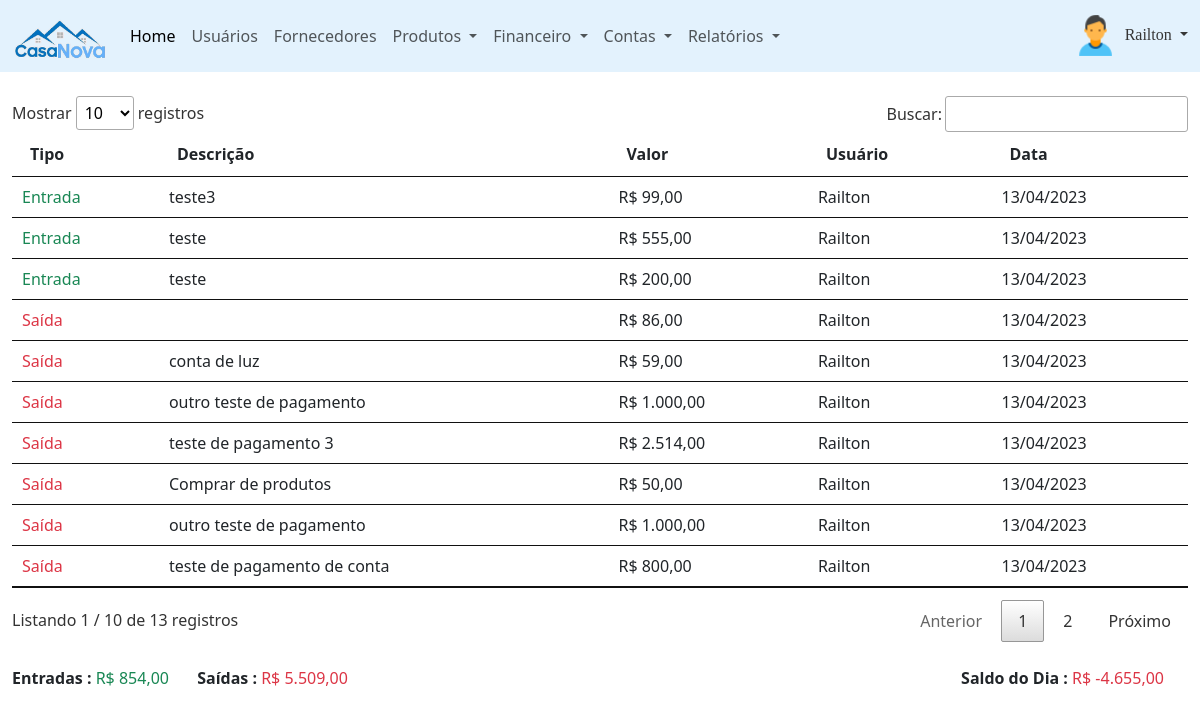
The page /painel-adm/index.php?pagina=movimentacoes (signed in) on the database its author committed.
### tables this page shows
CREATE TABLE `usuarios` (
  `id` int(11) NOT NULL,
  `nome` varchar(50) NOT NULL,
  `cpf` varchar(18) NOT NULL,
  `email` varchar(50) NOT NULL,
  `senha` varchar(20) NOT NULL,
  `nivel` varchar(13) NOT NULL
);

CREATE TABLE `movimentacoes` (
  `id` int(11) NOT NULL,
  `tipo` varchar(15) NOT NULL,
  `descricao` varchar(50) NOT NULL,
  `valor` decimal(8,2) NOT NULL,
  `usuario` int(11) NOT NULL,
  `data` date NOT NULL,
  `id_mov` int(11) NOT NULL
);

### painel-adm/movimentacoes.php (the view, shortened to what this page needs)
<?php
require_once('../conexao.php');
?>
<div class="mt-4">
	<?php
	$query = $pdo->query("SELECT * from movimentacoes order by id desc");
	$res = $query->fetchAll(PDO::FETCH_ASSOC);
	$total_reg = @count($res);
	if($total_reg > 0){
		?>
			<table id="example" class="table table-hover my-2">
				<thead>
					<tr>
						<th>Tipo</th>
						<th>Descrição</th>
						<th>Valor</th>
						<th>Usuário</th>
						<th>Data</th>
					</tr>
				</thead>
				<tbody>
					<?php
					for($i=0; $i < $total_reg; $i++){
						$id_usu = $res[$i]['usuario'];
						$query_f = $pdo->query("SELECT * from usuarios where id = '$id_usu'");
						$res_f = $query_f->fetchAll(PDO::FETCH_ASSOC);
						$total_reg_f = @count($res_f);
						if($total_reg_f > 0){
							$nome_usuario = $res_f[0]['nome'];
						}
						if($res[$i]['tipo'] == 'Entrada'){
							$classes = 'text-success';
						}
						else{
							$classes = 'text-danger';
						}
						?>
						<tr>
							<td>
							<span class="<?php echo $classes ?>"><?php echo $res[$i]['tipo'] ?></span>
							</td>
							<td><?php echo $res[$i]['descricao'] ?></td>
							<td>R$ <?php echo number_format($res[$i]['valor'], 2, ',', '.'); ?></td>
							<td><?php echo $nome_usuario ?></td>
							<td><?php echo implode('/', array_reverse(explode('-', $res[$i]['data']))); ?></td>
						</tr>
					<?php } ?>
				</tbody>
			</table>
	<?php }else{
		echo '<p>Não existem dados para serem exibidos!';
	} ?>
</div>
<?php
$entradas = 0;
$saidas = 0;
$query = $pdo->query("SELECT * from movimentacoes where data = curDate() order by id desc");
$res = $query->fetchAll(PDO::FETCH_ASSOC);
$total_reg = @count($res);
if($total_reg > 0){
	for($i=0; $i < $total_reg; $i++){
			if($res[$i]['tipo'] == 'Entrada'){
				$entradas += $res[$i]['valor'];
			}else{
				$saidas += $res[$i]['valor'];
			}
			$saldo = $entradas - $saidas;
			$entradasF = number_format($entradas, 2, ',', '.');
			$saidasF = number_format($saidas, 2, ',', '.');
			$saldoF = number_format($saldo, 2, ',', '.');
			if($saldo < 0){
				$classeSaldo = 'text-danger';
			}else{
				$classeSaldo = 'text-success';
			}
		}
	?>
		<div class="row mt-4">
			<div class="col-md-8">
				<span><b>Entradas :</b> <span class="text-success">R$ <?php echo $entradasF ?></span></span>
				<span class="mx-4"><b>Saídas :</b><span class="text-danger"> R$ <?php echo $saidasF ?></span></span>
			</div>
			<div align="right" class="col-md-4">
				<span class="mx-4"><b>Saldo do Dia :</b> <span class="<?php echo $classeSaldo ?>">R$ <?php echo $saldoF ?></span></span>
			</div>
		</div>
	<?php }else{
		echo '';
	}?>

### painel-adm/index.php (shortened to what this page needs)
<?php
require_once("../conexao.php");
$menu1 = "home";
$menu2 = "usuarios";
$menu3 = "fornecedores";
$menu4 = "categorias";
$menu5 = "produtos";
$menu6 = "compras";
$menu7 = "contas_pagar";
$menu8 = "contas_receber";
$menu9 = "movimentacoes";
$query = $pdo->query("SELECT * from usuarios WHERE id = '$_SESSION[id_usuario]'");
$res = $query->fetchAll(PDO::FETCH_ASSOC);
$nome_usu = $res[0]['nome'];
?>
<!DOCTYPE html>
<html lang="pt-br">
    <head>
        <link href="https://cdn.jsdelivr.net/npm/bootstrap@5.3.0-alpha1/dist/css/bootstrap.min.css" rel="stylesheet">
        <link rel="stylesheet" type="text/css" href="../recurso/DataTables/datatables.min.css"/>
        <link rel="stylesheet" href="https://cdn.jsdelivr.net/npm/bootstrap-icons@1.10.3/font/bootstrap-icons.css">
    </head>
    <body>
        <header>
            <nav class="navbar navbar-expand-lg" style="background-color: #e3f2fd;">
                <div class="container-fluid">
                    <a class="navbar-brand" href="index.php"><img src="../imagem/logo.png" class="img-fluid" width="94px" height="60px" alt="Logo"/></a>
                    <div class="collapse navbar-collapse" id="navbarSupportedContent">
                        <ul class="navbar-nav me-auto mb-2 mb-lg-0">
                            <li class="nav-item">
                                <a class="nav-link active" aria-current="page" href="index.php?pagina=<?php echo $menu1 ?>">Home</a>
                            </li>
                            <li class="nav-item">
                                <a class="nav-link" href="index.php?pagina=<?php echo $menu2 ?>">Usuários</a>
                            </li>
                            <li class="nav-item">
                                <a class="nav-link" href="index.php?pagina=<?php echo $menu3 ?>">Fornecedores</a>
                            </li>
                            <li class="nav-item dropdown">
                                <a class="nav-link dropdown-toggle" href="#" role="button" data-bs-toggle="dropdown" aria-expanded="false">
                                    Produtos
                                </a>
                            </li>
                            <li class="nav-item dropdown">
                                <a class="nav-link dropdown-toggle" href="#" role="button" data-bs-toggle="dropdown" aria-expanded="false">
                                    Financeiro
                                </a>
                            </li>
                            <li class="nav-item dropdown">
                                <a class="nav-link dropdown-toggle" href="#" role="button" data-bs-toggle="dropdown" aria-expanded="false">
                                    Contas
                                </a>
                            </li>
                            <li class="nav-item dropdown">
                                <a class="nav-link dropdown-toggle" href="#" role="button" data-bs-toggle="dropdown" aria-expanded="false">
                                    Relatórios
                                </a>
                            </li>
                        </ul>
                        <form class="d-flex">
                            <div class="btn-group">
                                <a class="dropdown-toggle" href="#" role="button" data-bs-toggle="dropdown" aria-expanded="false" style="text-decoration: none; color: #363636;">
                                    <img src="../imagem/icone-usuario.png" width="49px" height="49px" alt="usuário padrão"/>
                                    <font face="Verdana"><?php echo $nome_usu; ?></font>
                                </a>
                            </div>
                        </form>
                    </div>
                </div>
            </nav>
        </header>
        <main>
            <div class="container-fluid mt-4">
                <?php
                if(@$_GET['pagina'] == $menu1){
                    require_once($menu1. ".php");
                }
                else if(@$_GET['pagina'] == $menu2){
                    require_once($menu2. ".php");
                }
                else if(@$_GET['pagina'] == $menu3){
                    require_once($menu3. ".php");
                }
                else if(@$_GET['pagina'] == $menu4){
                    require_once($menu4. ".php");
                }
                else if(@$_GET['pagina'] == $menu5){
                    require_once($menu5. ".php");
                }
                else if(@$_GET['pagina'] == $menu6){
                    require_once($menu6. ".php");
                }
                else if(@$_GET['pagina'] == $menu7){
                    require_once($menu7. ".php");
                }
                else if(@$_GET['pagina'] == $menu8){
                    require_once($menu8. ".php");
                }
                else if(@$_GET['pagina'] == $menu9){
                    require_once($menu9. ".php");
                }
                ?>
            </div>
        </main>
    </body>
</html>

### rows shown on the page
usuarios: nome "Railton"
movimentacoes: tipo "Entrada", descricao "teste3", valor "99,00", usuarios.nome "Railton", data "13/04/2023"
movimentacoes: tipo "Entrada", descricao "teste", valor "555,00", usuarios.nome "Railton", data "13/04/2023"
movimentacoes: tipo "Entrada", descricao "teste", valor "200,00", usuarios.nome "Railton", data "13/04/2023"
movimentacoes: tipo "Saída", valor "86,00", usuarios.nome "Railton", data "13/04/2023"
movimentacoes: tipo "Saída", descricao "conta de luz", valor "59,00", usuarios.nome "Railton", data "13/04/2023"
movimentacoes: tipo "Saída", descricao "outro teste de pagamento", valor "1.000,00", usuarios.nome "Railton", data "13/04/2023"
movimentacoes: tipo "Saída", descricao "teste de pagamento 3", valor "2.514,00", usuarios.nome "Railton", data "13/04/2023"
movimentacoes: tipo "Saída", descricao "Comprar de produtos", valor "50,00", usuarios.nome "Railton", data "13/04/2023"
movimentacoes: tipo "Saída", descricao "outro teste de pagamento", valor "1.000,00", usuarios.nome "Railton", data "13/04/2023"
movimentacoes: tipo "Saída", descricao "teste de pagamento de conta", valor "800,00", usuarios.nome "Railton", data "13/04/2023"

### other values the page prints
$entradasF "854,00"
$saidasF "5.509,00"
$saldoF "-4.655,00"
